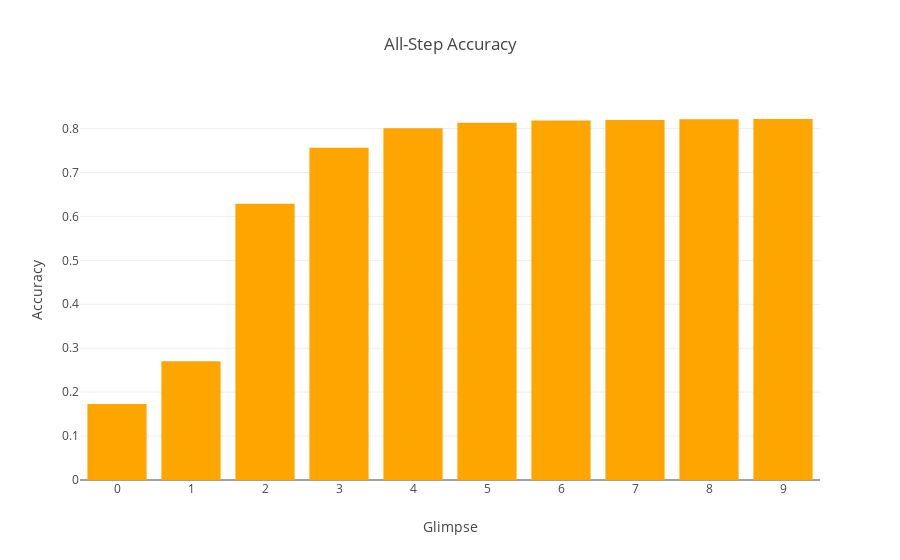

The notebook cell saved with this chart:
### Code cell
plot_bar(human_accuracy, "All-Step Accuracy", "Accuracy", color="orange")

### Figure 1 — Plotly figure (JSON) as saved in the notebook; plotly's stock layout.template omitted (floating-point values rounded to 4 significant figures)
{"data": [{"marker": {"color": "orange"}, "type": "bar", "x": [0, 1, 2, 3, 4, 5, 6, 7, 8, 9], "y": [0.1729, 0.2701, 0.6287, 0.7565, 0.8006, 0.8133, 0.8185, 0.8194, 0.8215, 0.8218]}], "layout": {"title": "All-Step Accuracy", "xaxis": {"dtick": 1, "title": "Glimpse"}, "yaxis": {"title": "Accuracy"}}}
